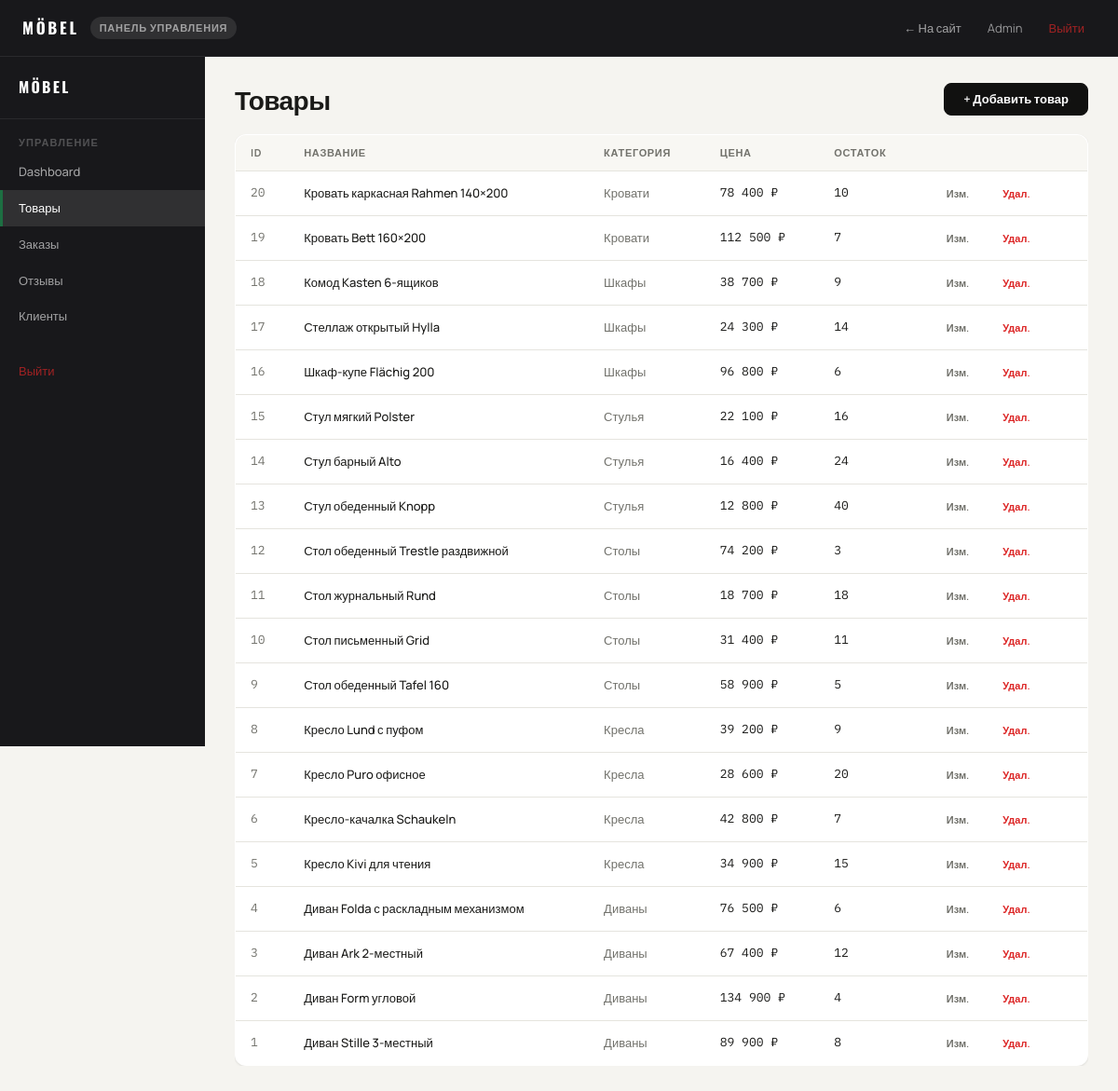
/admin/products.php (signed in), run on the app's committed database.
### tables this page shows
CREATE TABLE products (
    id INT AUTO_INCREMENT PRIMARY KEY,
    name VARCHAR(200) NOT NULL,
    slug VARCHAR(200) NOT NULL UNIQUE,
    category_id INT NOT NULL,
    brand_id INT NOT NULL,
    price DECIMAL(10,2) NOT NULL,
    old_price DECIMAL(10,2) DEFAULT NULL,
    description TEXT,
    specs TEXT COMMENT 'JSON: {width, height, depth, material, color, weight}',
    image VARCHAR(300),
    stock INT DEFAULT 0,
    is_new TINYINT(1) DEFAULT 0,
    is_featured TINYINT(1) DEFAULT 0,
    created_at TIMESTAMP DEFAULT CURRENT_TIMESTAMP,
    FOREIGN KEY (category_id) REFERENCES categories(id),
    FOREIGN KEY (brand_id) REFERENCES brands(id)
);

CREATE TABLE categories (
    id INT AUTO_INCREMENT PRIMARY KEY,
    name VARCHAR(100) NOT NULL,
    slug VARCHAR(100) NOT NULL UNIQUE,
    description TEXT,
    created_at TIMESTAMP DEFAULT CURRENT_TIMESTAMP
);

### includes/config.php (called while the page is built, shortened)
<?php
function db(): PDO {
    static $pdo = null;
    if ($pdo === null) {
        $dsn = "mysql:host=" . DB_HOST . ";dbname=" . DB_NAME . ";charset=" . DB_CHARSET;
        $options = [
            PDO::ATTR_ERRMODE            => PDO::ERRMODE_EXCEPTION,
            PDO::ATTR_DEFAULT_FETCH_MODE => PDO::FETCH_ASSOC,
            PDO::ATTR_EMULATE_PREPARES   => false,
        ];
        try {
            $pdo = new PDO($dsn, DB_USER, DB_PASS, $options);
        } catch (PDOException $e) {
            die('<div style="font-family:monospace;padding:2rem;color:#c00">DB Error: ' . htmlspecialchars($e->getMessage()) . '</div>');
        }
    }
    return $pdo;
}
function price(float $p): string {
    return number_format($p, 0, ',', ' ') . ' ' . CURRENCY;
}
function h(string $s): string {
    return htmlspecialchars($s, ENT_QUOTES, 'UTF-8');
}
function currentUser(): ?array {
    return $_SESSION['user'] ?? null;
}

### admin/products.php (the view, shortened to what this page needs)
<?php
require_once '../includes/config.php';
$products=db()->query("SELECT p.*,c.name AS cn FROM products p JOIN categories c ON c.id=p.category_id ORDER BY p.id DESC")->fetchAll();
require_once '../includes/header_admin.php';
?>
<div class="admin-wrap">
  <?php include 'sidebar.php'; ?>
  <div class="admin-main">
    <div class="admin-toolbar">
      <h1 class="admin-page-title" style="margin:0">Товары</h1>
      <a href="products.php?edit=0" class="btn btn-primary">+ Добавить товар</a>
    </div>
    <div class="admin-table-wrap"><table class="data-table">
      <thead><tr><th>ID</th><th>Название</th><th>Категория</th><th>Цена</th><th>Остаток</th><th></th></tr></thead>
      <tbody>
      <?php foreach ($products as $p): ?>
      <tr>
        <td class="td-mono td-muted"><?=$p['id']?></td>
        <td><a href="../product.php?slug=<?=h($p['slug'])?>" style="font-weight:500"><?=h($p['name'])?></a></td>
        <td class="td-muted"><?=h($p['cn'])?></td>
        <td class="td-mono"><?=price((float)$p['price'])?></td>
        <td class="td-mono"><?=(int)$p['stock']?></td>
        <td style="display:flex;gap:6px;padding:10px 16px">
          <a href="products.php?edit=<?=$p['id']?>" class="btn btn-ghost btn-sm">Изм.</a>
          <a href="products.php?delete=<?=$p['id']?>" class="btn btn-danger btn-sm" onclick="return confirm('Удалить товар?')">Удал.</a>
        </td>
      </tr>
      <?php endforeach; ?>
      </tbody>
    </table></div>
  </div>
</div>
<?php require_once '../includes/footer_admin.php'; ?>

### includes/header_admin.php (shortened to what this page needs)
<?php
$user        = currentUser();
?>
<!DOCTYPE html>
<html lang="ru">
<head>
<link rel="stylesheet" href="../css/tokens.css">
<link rel="stylesheet" href="../css/base.css">
<link rel="stylesheet" href="../css/components.css">
<link rel="stylesheet" href="../css/layout.css">
<link rel="stylesheet" href="../css/pages.css">
<link rel="stylesheet" href="../css/admin.css">
</head>
<body>
<header class="admin-header">
  <div class="admin-header-wrap">
    <a href="../index.php" class="admin-header-logo"><?= SITE_NAME ?></a>
    <span class="admin-header-badge">Панель управления</span>
    <div class="admin-header-right">
      <a href="../index.php" class="admin-header-link">← На сайт</a>
      <span class="admin-header-user"><?= h($user['name'] ?? '') ?></span>
      <a href="../logout.php" class="admin-header-link admin-header-link--danger">Выйти</a>
    </div>
  </div>
</header>
<main>

### admin/sidebar.php (shortened to what this page needs)
<?php $ap = basename($_SERVER['PHP_SELF']); ?>
<aside class="admin-sidebar">
  <div class="admin-sidebar-logo"><?= SITE_NAME ?></div>
  <nav>
    <div class="admin-nav-group">Управление</div>
    <a href="index.php"    class="admin-nav-link <?= $ap==='index.php'?'is-active':'' ?>">Dashboard</a>
    <a href="products.php" class="admin-nav-link <?= $ap==='products.php'?'is-active':'' ?>">Товары</a>
    <a href="orders.php"   class="admin-nav-link <?= $ap==='orders.php'?'is-active':'' ?>">Заказы</a>
    <a href="reviews.php"  class="admin-nav-link <?= $ap==='reviews.php'?'is-active':'' ?>">Отзывы</a>
    <a href="users.php"    class="admin-nav-link <?= $ap==='users.php'?'is-active':'' ?>">Клиенты</a>
    <a href="../logout.php" class="admin-nav-link admin-nav-link--danger">Выйти</a>
  </nav>
</aside>

### includes/footer_admin.php
</main>
</body>
</html>

### css/tokens.css (style rules this page uses)
:root { --c-bg: #f5f4f0; --c-surface: #ffffff; --c-border: #e5e4de; --c-text: #1a1a18; --c-muted: #72726c; --c-black: #111110; --c-accent: #1d6f42; --c-danger: #dc2626; --c-success: #16a34a; --f-sans: 'Manrope', sans-serif; --f-display: 'Oswald', sans-serif; --f-mono: 'IBM Plex Mono', monospace; --fs-xs: 11px; --fs-sm: 13px; --fs-md: 15px; --fs-lg: 17px; --r-sm: 4px; --r-md: 8px; --r-lg: 12px; --site-width: 1320px; --page-px: 40px; --shadow-sm: 0 1px 3px rgba(0,0,0,.07), 0 1px 2px rgba(0,0,0,.04); --shadow-md: 0 4px 16px rgba(0,0,0,.09), 0 2px 4px rgba(0,0,0,.04); --shadow-lg: 0 12px 40px rgba(0,0,0,.12); --ease: 0.16s ease; --header-h: 60px; }

### css/base.css (style rules this page uses)
*, *::before, *::after { box-sizing: border-box; margin: 0; padding: 0; }
html { font-size: 16px; scroll-behavior: smooth; -webkit-text-size-adjust: 100%; }
body { font-family: var(--f-sans); background: var(--c-bg); color: var(--c-text); font-weight: 400; line-height: 1.6; -webkit-font-smoothing: antialiased; }
a { color: inherit; text-decoration: none; }
h1,h2,h3,h4 { font-family: var(--f-display); font-weight: 600; line-height: 1.1; letter-spacing: -.02em; }
.data-table { width: 100%; border-collapse: collapse; background: var(--c-surface); border-radius: var(--r-lg); overflow: hidden; border: 1px solid var(--c-border); box-shadow: var(--shadow-sm); }
.data-table th { background: #f8f7f3; text-align: left; padding: 10px 16px; font-size: var(--fs-xs); font-weight: 700; text-transform: uppercase; letter-spacing: .06em; color: var(--c-muted); border-bottom: 1px solid var(--c-border); }
.data-table td { padding: 12px 16px; font-size: var(--fs-sm); border-bottom: 1px solid var(--c-border); vertical-align: middle; }
.data-table tr:last-child td { border-bottom: none; }
.td-mono { font-family: var(--f-mono); font-size: 12px; }
.td-muted { color: var(--c-muted); }

### css/components.css (style rules this page uses)
.btn { display: inline-flex; align-items: center; justify-content: center; gap: 6px; padding: 10px 20px; border-radius: var(--r-md); font-size: var(--fs-sm); font-weight: 600; line-height: 1; border: 1.5px solid transparent; cursor: pointer; transition: all var(--ease); white-space: nowrap; }
.btn-primary { background: var(--c-black); color: #fff; border-color: var(--c-black); }
.btn-ghost { background: transparent; color: var(--c-muted); border-color: transparent; }
.btn-danger { background: transparent; color: var(--c-danger); border-color: transparent; font-size: var(--fs-xs); }
.btn-sm { padding: 7px 14px; font-size: var(--fs-xs); }

### data on the page
products: id "20", name "Кровать каркасная Rahmen 140×200", category.name "Кровати", price "78 400 ₽", stock "10"
products: id "19", name "Кровать Bett 160×200", category.name "Кровати", price "112 500 ₽", stock "7"
products: id "18", name "Комод Kasten 6-ящиков", category.name "Шкафы", price "38 700 ₽", stock "9"
products: id "17", name "Стеллаж открытый Hylla", category.name "Шкафы", price "24 300 ₽", stock "14"
products: id "16", name "Шкаф-купе Flächig 200", category.name "Шкафы", price "96 800 ₽", stock "6"
products: id "15", name "Стул мягкий Polster", category.name "Стулья", price "22 100 ₽", stock "16"
products: id "14", name "Стул барный Alto", category.name "Стулья", price "16 400 ₽", stock "24"
products: id "13", name "Стул обеденный Knopp", category.name "Стулья", price "12 800 ₽", stock "40"
products: id "12", name "Стол обеденный Trestle раздвижной", category.name "Столы", price "74 200 ₽", stock "3"
products: id "11", name "Стол журнальный Rund", category.name "Столы", price "18 700 ₽", stock "18"
products: id "10", name "Стол письменный Grid", category.name "Столы", price "31 400 ₽", stock "11"
products: id "9", name "Стол обеденный Tafel 160", category.name "Столы", price "58 900 ₽", stock "5"
products: id "8", name "Кресло Lund с пуфом", category.name "Кресла", price "39 200 ₽", stock "9"
products: id "7", name "Кресло Puro офисное", category.name "Кресла", price "28 600 ₽", stock "20"
products: id "6", name "Кресло-качалка Schaukeln", category.name "Кресла", price "42 800 ₽", stock "7"
products: id "5", name "Кресло Kivi для чтения", category.name "Кресла", price "34 900 ₽", stock "15"
products: id "4", name "Диван Folda с раскладным механизмом", category.name "Диваны", price "76 500 ₽", stock "6"
products: id "3", name "Диван Ark 2-местный", category.name "Диваны", price "67 400 ₽", stock "12"
products: id "2", name "Диван Form угловой", category.name "Диваны", price "134 900 ₽", stock "4"
products: id "1", name "Диван Stille 3-местный", category.name "Диваны", price "89 900 ₽", stock "8"

### other printed values
SITE_NAME "MÖBEL"
$user['name'] "Admin"
